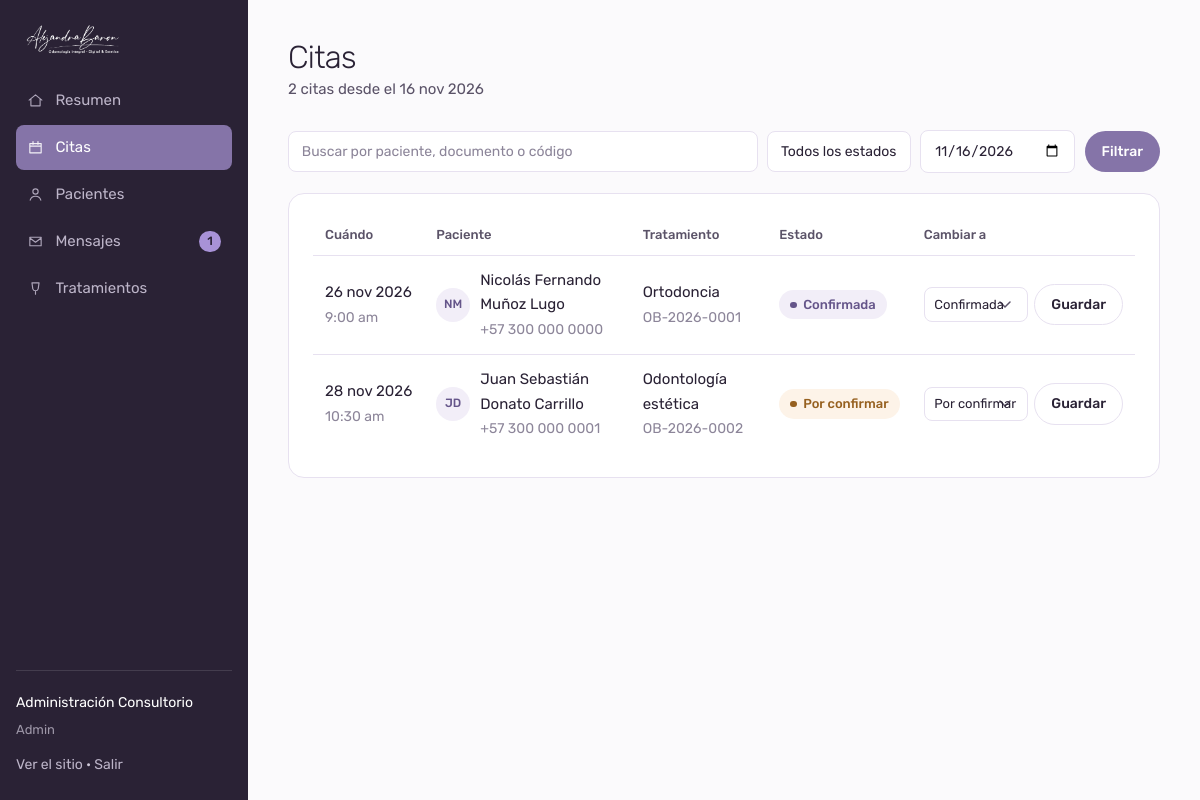
The app's page /admin/citas.php (signed in) with its own data.
### tables this page shows
CREATE TABLE `usuarios` (
  `id`              INT UNSIGNED NOT NULL AUTO_INCREMENT,
  `nombre`          VARCHAR(60)  NOT NULL,
  `apellido`        VARCHAR(60)  NOT NULL,
  `email`           VARCHAR(120) NOT NULL,
  `telefono`        VARCHAR(25)  DEFAULT NULL,
  `tipo_documento`  ENUM('CC','TI','CE','PA','NIT') NOT NULL DEFAULT 'CC',
  `documento`       VARCHAR(25)  NOT NULL,
  `fecha_nacimiento` DATE        DEFAULT NULL,
  `password_hash`   VARCHAR(255) NOT NULL,
  `rol`             ENUM('paciente','odontologo','admin') NOT NULL DEFAULT 'paciente',
  `especialidad`    VARCHAR(80)  DEFAULT NULL COMMENT 'Solo odontólogos',
  `consultorio`     VARCHAR(20)  DEFAULT NULL COMMENT 'Solo odontólogos',
  `foto`            VARCHAR(160) DEFAULT NULL,
  `alergias`        TEXT         DEFAULT NULL,
  `medicamentos`    TEXT         DEFAULT NULL,
  `antecedentes`    TEXT         DEFAULT NULL,
  `email_verificado` TINYINT(1)  NOT NULL DEFAULT 0,
  `token_verificacion` VARCHAR(64) DEFAULT NULL,
  `activo`          TINYINT(1)   NOT NULL DEFAULT 1,
  `creado_en`       DATETIME     NOT NULL DEFAULT CURRENT_TIMESTAMP,
  `actualizado_en`  DATETIME     NOT NULL DEFAULT CURRENT_TIMESTAMP ON UPDATE CURRENT_TIMESTAMP,
  PRIMARY KEY (`id`),
  UNIQUE KEY `uq_usuarios_email` (`email`),
  UNIQUE KEY `uq_usuarios_documento` (`tipo_documento`, `documento`),
  KEY `idx_usuarios_rol` (`rol`, `activo`)
);

CREATE TABLE `citas` (
  `id`             INT UNSIGNED NOT NULL AUTO_INCREMENT,
  `codigo`         VARCHAR(12)  NOT NULL COMMENT 'Código visible para el paciente',
  `paciente_id`    INT UNSIGNED NOT NULL,
  `odontologo_id`  INT UNSIGNED NOT NULL,
  `tratamiento_id` INT UNSIGNED NOT NULL,
  `sede_id`        INT UNSIGNED NOT NULL,
  `fecha`          DATE NOT NULL,
  `hora`           TIME NOT NULL,
  `estado`         ENUM('pendiente','confirmada','atendida','cancelada','no_asistio')
                   NOT NULL DEFAULT 'pendiente',
  `valor`          DECIMAL(12,2) DEFAULT NULL,
  `notas_paciente` VARCHAR(400) DEFAULT NULL,
  `notas_internas` TEXT DEFAULT NULL,
  `motivo_cancelacion` VARCHAR(200) DEFAULT NULL,
  `cancelada_en`   DATETIME DEFAULT NULL,
  `recordatorio_enviado` TINYINT(1) NOT NULL DEFAULT 0,
  `creado_en`      DATETIME NOT NULL DEFAULT CURRENT_TIMESTAMP,
  `actualizado_en` DATETIME NOT NULL DEFAULT CURRENT_TIMESTAMP ON UPDATE CURRENT_TIMESTAMP,
  PRIMARY KEY (`id`),
  UNIQUE KEY `uq_citas_codigo` (`codigo`),
  UNIQUE KEY `uq_citas_agenda` (`odontologo_id`, `fecha`, `hora`),
  KEY `idx_citas_paciente` (`paciente_id`, `fecha`),
  KEY `idx_citas_fecha` (`fecha`, `estado`),
  CONSTRAINT `fk_citas_paciente` FOREIGN KEY (`paciente_id`)
    REFERENCES `usuarios` (`id`) ON DELETE CASCADE,
  CONSTRAINT `fk_citas_odontologo` FOREIGN KEY (`odontologo_id`)
    REFERENCES `usuarios` (`id`),
  CONSTRAINT `fk_citas_tratamiento` FOREIGN KEY (`tratamiento_id`)
    REFERENCES `tratamientos` (`id`),
  CONSTRAINT `fk_citas_sede` FOREIGN KEY (`sede_id`)
    REFERENCES `sedes` (`id`)
);

CREATE TABLE `tratamientos` (
  `id`            INT UNSIGNED NOT NULL AUTO_INCREMENT,
  `slug`          VARCHAR(60)  NOT NULL,
  `nombre`        VARCHAR(90)  NOT NULL,
  `resumen`       VARCHAR(220) NOT NULL,
  `descripcion`   TEXT         NOT NULL,
  `incluye`       TEXT         DEFAULT NULL COMMENT 'Un ítem por línea',
  `imagen`        VARCHAR(160) DEFAULT NULL,
  `duracion_min`  SMALLINT UNSIGNED NOT NULL DEFAULT 45,
  `precio_desde`  DECIMAL(12,2) DEFAULT NULL,
  `destacado`     TINYINT(1)   NOT NULL DEFAULT 0,
  `activo`        TINYINT(1)   NOT NULL DEFAULT 1,
  `orden`         TINYINT UNSIGNED NOT NULL DEFAULT 0,
  PRIMARY KEY (`id`),
  UNIQUE KEY `uq_tratamientos_slug` (`slug`)
);

### includes/functions.php (called while the page is built, shortened)
<?php
require_once __DIR__ . '/db.php';
function e(?string $texto): string
{
    return htmlspecialchars((string) $texto, ENT_QUOTES | ENT_SUBSTITUTE, 'UTF-8');
}
function base_url(string $ruta = ''): string
{
    $base = SITIO_URL !== '' ? SITIO_URL : '';
    if ($base === '') {
        $dir = str_replace('\\', '/', dirname($_SERVER['SCRIPT_NAME'] ?? '/'));
        if (preg_match('#/(admin|panel)$#', $dir)) {
            $dir = dirname($dir);
        }
        $base = rtrim($dir, '/');
    }
    return $base . '/' . ltrim($ruta, '/');
}
function fecha_corta(string $fecha): string
{
    $t = strtotime($fecha);
    return date('j', $t) . ' ' . mes_abrev($fecha) . ' ' . date('Y', $t);
}
function mes_abrev(string $fecha): string
{
    return mb_substr(MESES[(int) date('n', strtotime($fecha))], 0, 3, 'UTF-8');
}
function hora_legible(string $hora): string
{
    return date('g:i a', strtotime($hora));
}
function iniciales(string $nombre, string $apellido = ''): string
{
    return mb_strtoupper(mb_substr($nombre, 0, 1) . mb_substr($apellido, 0, 1));
}
function estado_etiqueta(string $estado): string
{
    return [
        'pendiente'   => 'Por confirmar',
        'confirmada'  => 'Confirmada',
        'atendida'    => 'Atendida',
        'cancelada'   => 'Cancelada',
        'no_asistio'  => 'No asistió',
    ][$estado] ?? $estado;
}

### includes/db.php (called while the page is built, shortened)
<?php
function db(): PDO
{
    static $pdo = null;
    if ($pdo instanceof PDO) {
        return $pdo;
    }
    $opciones = [
        PDO::ATTR_ERRMODE            => PDO::ERRMODE_EXCEPTION,
        PDO::ATTR_DEFAULT_FETCH_MODE => PDO::FETCH_ASSOC,
        PDO::ATTR_EMULATE_PREPARES   => false,
    ];
    try {
        if (DB_DRIVER === 'sqlite') {
            $dir = dirname(DB_SQLITE_PATH);
            if (!is_dir($dir)) {
                mkdir($dir, 0775, true);
            }
            $pdo = new PDO('sqlite:' . DB_SQLITE_PATH, null, null, $opciones);
            $pdo->exec('PRAGMA foreign_keys = ON');
        } else {
            $dsn = sprintf('mysql:host=%s;dbname=%s;charset=%s', DB_HOST, DB_NAME, DB_CHARSET);
            $pdo = new PDO($dsn, DB_USER, DB_PASS, $opciones);
        }
    } catch (PDOException $e) {
        if (APP_DEBUG) {
            throw $e;
        }
        http_response_code(503);
        exit('No pudimos conectar con la base de datos. Intente de nuevo en unos minutos.');
    }
    return $pdo;
}
function q(string $sql, array $params = []): PDOStatement
{
    $st = db()->prepare($sql);
    $st->execute($params);
    return $st;
}
function fila(string $sql, array $params = []): ?array
{
    $r = q($sql, $params)->fetch();
    return $r === false ? null : $r;
}
function filas(string $sql, array $params = []): array
{
    return q($sql, $params)->fetchAll();
}
function valor(string $sql, array $params = [], $defecto = null)
{
    $v = q($sql, $params)->fetchColumn();
    return $v === false ? $defecto : $v;
}

### includes/auth.php (called while the page is built, shortened)
<?php
require_once __DIR__ . '/functions.php';
function usuario_actual(): ?array
{
    static $cache = null;
    if ($cache === null) {
        $cache = fila('SELECT * FROM usuarios WHERE id = ? AND activo = 1', [$_SESSION['usuario_id']]);
    }
    return $cache;
}
function autenticado(): bool
{
    return usuario_actual() !== null;
}
function exigir_sesion(): void
{
    if (!autenticado()) {
        sesion_iniciar();
        $_SESSION['destino'] = $_SERVER['REQUEST_URI'] ?? '';
        flash('aviso', 'Inicie sesión para continuar.');
        redirigir('ingresar.php');
    }
}
function exigir_personal(): void
{
    exigir_sesion();
}

### admin/citas.php (the view, shortened to what this page needs)
<?php
require_once __DIR__ . '/../includes/auth.php';
require __DIR__ . '/../includes/admin-layout.php';
$fDesde  = $_GET['desde'] ?? date('Y-m-d', strtotime('-7 days'));
$fQ      = trim($_GET['q'] ?? '');
$where = ['c.fecha >= ?'];
$par   = [$fDesde];
$citas = filas(
    'SELECT c.*, t.nombre AS tratamiento, u.nombre AS pn, u.apellido AS pa,
            u.telefono, u.email, u.documento
     FROM citas c
     JOIN tratamientos t ON t.id = c.tratamiento_id
     JOIN usuarios u     ON u.id = c.paciente_id
     WHERE ' . implode(' AND ', $where) . '
     ORDER BY c.fecha, c.hora
     LIMIT 300', $par);
?>
<div class="obra__cabeza">
  <div>
    <h1>Citas</h1>
    <p><?= count($citas) ?> cita<?= count($citas) === 1 ? '' : 's' ?> desde el <?= e(fecha_corta($fDesde)) ?></p>
  </div>
</div>
<form class="filtros" method="get">
  <input class="crece" type="search" name="q" value="<?= e($fQ) ?>"
         placeholder="Buscar por paciente, documento o código">
  <select name="estado" data-filtro>
    <option value="">Todos los estados</option>
  </select>
  <input type="date" name="desde" value="<?= e($fDesde) ?>" data-filtro>
  <button class="boton boton--menudo" type="submit">Filtrar</button>
</form>
<section class="bloque">
  <?php if (!$citas): ?>
    <div class="vacio" style="padding:2.5rem 1rem">
      <h3>Sin citas con esos filtros</h3>
      <p>Pruebe con otra fecha o quite el filtro de estado.</p>
    </div>
  <?php else: ?>
    <div class="tabla-caja">
      <table class="tabla">
        <thead>
          <tr>
            <th>Cuándo</th>
            <th>Paciente</th>
            <th>Tratamiento</th>
            <th>Estado</th>
            <th>Cambiar a</th>
          </tr>
        </thead>
        <tbody>
        <?php foreach ($citas as $c): ?>
          <tr>
            <td style="white-space:nowrap">
              <?= e(fecha_corta($c['fecha'])) ?><br>
              <span class="tenue menudo"><?= e(hora_legible($c['hora'])) ?></span>
            </td>
            <td>
              <div class="persona">
                <span class="avatar"><?= e(iniciales($c['pn'], $c['pa'])) ?></span>
                <span>
                  <?= e($c['pn'] . ' ' . $c['pa']) ?><br>
                  <span class="tenue menudo"><?= e($c['telefono'] ?: $c['email']) ?></span>
                </span>
              </div>
            </td>
            <td>
              <?= e($c['tratamiento']) ?><br>
              <span class="tenue menudo"><?= e($c['codigo']) ?></span>
            </td>
            <td><span class="marca-estado estado-<?= e($c['estado']) ?>"><?= e(estado_etiqueta($c['estado'])) ?></span></td>
            <td>
              <form method="post" style="display:flex;gap:.4rem;align-items:center">
                <select name="estado" style="padding:.35rem .6rem;font-size:.8125rem;width:auto">
                  <?php foreach (['pendiente','confirmada','atendida','no_asistio','cancelada'] as $es): ?>
                    <option value="<?= $es ?>" <?= $c['estado'] === $es ? 'selected' : '' ?>>
                      <?= e(estado_etiqueta($es)) ?>
                    </option>
                  <?php endforeach; ?>
                </select>
                <button class="boton boton--contorno boton--menudo" type="submit">Guardar</button>
              </form>
            </td>
          </tr>
        <?php endforeach; ?>
        </tbody>
      </table>
    </div>
  <?php endif; ?>
</section>
<?php require __DIR__ . '/../includes/admin-pie.php'; ?>

### includes/admin-layout.php (shortened to what this page needs)
<?php
require_once __DIR__ . '/auth.php';
exigir_personal();
$u = usuario_actual();
$sinLeer = (int) valor('SELECT COUNT(*) FROM mensajes WHERE leido = 0', [], 0);
$hoyCount = (int) valor(
    "SELECT COUNT(*) FROM citas WHERE fecha = ? AND estado IN ('pendiente','confirmada')",
    [date('Y-m-d')], 0);
$secciones = [
    ['index.php',        'Resumen',   'M3 11.5 12 4l9 7.5M5.5 10v9.5h13V10'],
    ['citas.php',        'Citas',     'M4 6.5h16v13H4zM4 10h16M8.5 3.5v4M15.5 3.5v4'],
    ['pacientes.php',    'Pacientes', 'M12 11.5a3.7 3.7 0 1 0 0-7.4 3.7 3.7 0 0 0 0 7.4ZM4.5 20c.9-3.6 3.9-5.6 7.5-5.6s6.6 2 7.5 5.6'],
    ['mensajes.php',     'Mensajes',  'M4 6h16v12H4zM4 7l8 6 8-6'],
    ['tratamientos.php', 'Tratamientos', 'M7 4h10l-1.2 8.5a4 4 0 0 1-7.6 0Z M12 16.5V20'],
];
$aqui = basename($_SERVER['SCRIPT_NAME']);
?><!DOCTYPE html>
<html lang="es-CO">
<head>
<link rel="stylesheet" href="<?= base_url('assets/css/app.css') ?>">
<link rel="stylesheet" href="<?= base_url('assets/css/admin.css') ?>">
</head>
<body>
<div class="panel">
  <aside class="lateral" id="lateral">
    <a class="lateral__marca" href="<?= base_url('index.php') ?>">
      <img src="<?= base_url('assets/img/marca/logo-blanco.png') ?>" alt="<?= e(SITIO_NOMBRE) ?>">
    </a>
    <nav aria-label="Secciones del panel">
      <?php foreach ($secciones as [$archivo, $nombre, $trazo]): ?>
        <a href="<?= base_url('admin/' . $archivo) ?>" <?= $aqui === $archivo ? 'aria-current="page"' : '' ?>>
          <svg width="17" height="17" viewBox="0 0 24 24" fill="none" aria-hidden="true">
            <path d="<?= $trazo ?>" stroke="currentColor" stroke-width="1.6"
                  stroke-linecap="round" stroke-linejoin="round"/>
          </svg>
          <?= e($nombre) ?>
          <?php if ($archivo === 'mensajes.php' && $sinLeer): ?>
            <span class="insignia"><?= $sinLeer ?></span>
          <?php elseif ($archivo === 'citas.php' && $hoyCount): ?>
            <span class="insignia"><?= $hoyCount ?></span>
          <?php endif; ?>
        </a>
      <?php endforeach; ?>
    </nav>
    <div class="lateral__cuenta">
      <p style="margin:0 0 .35rem;color:#fff"><?= e($u['nombre'] . ' ' . $u['apellido']) ?></p>
      <p style="margin:0 0 .75rem;font-size:.8125rem;opacity:.7"><?= e(ucfirst($u['rol'])) ?></p>
      <a href="<?= base_url('index.php') ?>">Ver el sitio</a> ·
      <a href="<?= base_url('salir.php') ?>">Salir</a>
    </div>
  </aside>
  <main class="obra">

### assets/css/app.css (style rules this page uses)
:root { --tinta: #2A2235; --tinta-media: #5B5368; --tinta-suave: #8C8599; --lila: #8574A8; --lila-hondo: #65558A; --lila-claro: #A892D7; --lavanda: #F2EEF8; --lavanda-hondo:#E4DBF2; --hueso: #FBFAFC; --blanco: #FFFFFF; --linea: #E7E1F0; --exito: #3F7D5B; --alerta: #B4603B; --error: #A8414F; --arco: 14rem 14rem 0 0; --radio-s: .5rem; --radio-m: 1rem; --radio-l: 1.75rem; --radio-pill: 999px; --sombra-suave: 0 1px 2px rgba(42,34,53,.04), 0 8px 24px -12px rgba(42,34,53,.12); --sombra-alta: 0 2px 4px rgba(42,34,53,.05), 0 24px 48px -24px rgba(42,34,53,.22); --ancho: 76rem; --ancho-texto: 38rem; --paso: cubic-bezier(.22,.61,.36,1); }
*, *::before, *::after { box-sizing: border-box; }
html { -webkit-text-size-adjust: 100%; scroll-behavior: smooth; }
body { margin: 0; background: var(--hueso); color: var(--tinta); font-family: 'Rubik', system-ui, -apple-system, 'Segoe UI', sans-serif; font-size: 1.0625rem; line-height: 1.65; font-weight: 400; -webkit-font-smoothing: antialiased; }
img, svg, video { max-width: 100%; display: block; }
a { color: inherit; }
button, input, select, textarea { font: inherit; color: inherit; }
h1, h2, h3, h4 { margin: 0 0 .5em; font-weight: 300; line-height: 1.1; letter-spacing: -.022em; }
h1 { font-size: clamp(2.5rem, 1.6rem + 3.9vw, 4.75rem); }
p { margin: 0 0 1.1em; }
p:last-child { margin-bottom: 0; }
.tenue { color: var(--tinta-suave); }
.menudo { font-size: .875rem; }
.boton { --fondo: var(--lila); --texto: var(--blanco); --borde: transparent; display: inline-flex; align-items: center; justify-content: center; gap: .55rem; padding: .85rem 1.6rem; background: var(--fondo); color: var(--texto); border: 1px solid var(--borde); border-radius: var(--radio-pill); font-size: 1rem; font-weight: 500; text-decoration: none; cursor: pointer; transition: background .25s var(--paso), color .25s var(--paso), border-color .25s var(--paso), transform .18s var(--paso); }
.boton--contorno { --fondo: transparent; --texto: var(--tinta); --borde: var(--linea); }
.boton--menudo { padding: .5rem 1rem; font-size: .875rem; }
input[type=text], input[type=email], input[type=tel], input[type=password], input[type=date], input[type=number], input[type=search], select, textarea { width: 100%; padding: .8rem 1rem; background: var(--blanco); border: 1px solid var(--linea); border-radius: var(--radio-s); font-size: 1rem; transition: border-color .2s var(--paso), box-shadow .2s var(--paso); }
select { appearance: none; background-repeat: no-repeat; background-position: right 1rem center; padding-right: 2.5rem; }
::placeholder { color: var(--tinta-suave); opacity: 1; }
.marca-estado { display: inline-flex; align-items: center; gap: .4rem; padding: .25rem .7rem; border-radius: var(--radio-pill); font-size: .8125rem; font-weight: 500; white-space: nowrap; }
.marca-estado::before { content: ''; width: .4rem; height: .4rem; border-radius: 50%; background: currentColor; }
.estado-pendiente { background: #FDF3E8; color: #96601F; }
.estado-confirmada { background: var(--lavanda); color: var(--lila-hondo); }

### records on screen
usuarios: nombre+apellido "Administración Consultorio", rol "Admin"
citas: fecha "26 nov 2026", hora "9:00 am", paciente.apellido "NM", paciente.apellido "Nicolás Fernando Muñoz Lugo", paciente.telefono "+57 300 000 0000", tratamiento.nombre "Ortodoncia", codigo "OB-2026-0001", estado "Confirmada"
citas: fecha "28 nov 2026", hora "10:30 am", paciente.apellido "JD", paciente.apellido "Juan Sebastián Donato Carrillo", paciente.telefono "+57 300 000 0001", tratamiento.nombre "Odontología estética", codigo "OB-2026-0002", estado "Por confirmar"

### other values on screen
$nombre "Resumen"
$nombre "Citas"
$nombre "Pacientes"
$nombre "Mensajes"
$sinLeer "1"
$nombre "Tratamientos"
count($citas) "2"
form field estado "Confirmada"
form field estado "Por confirmar"
